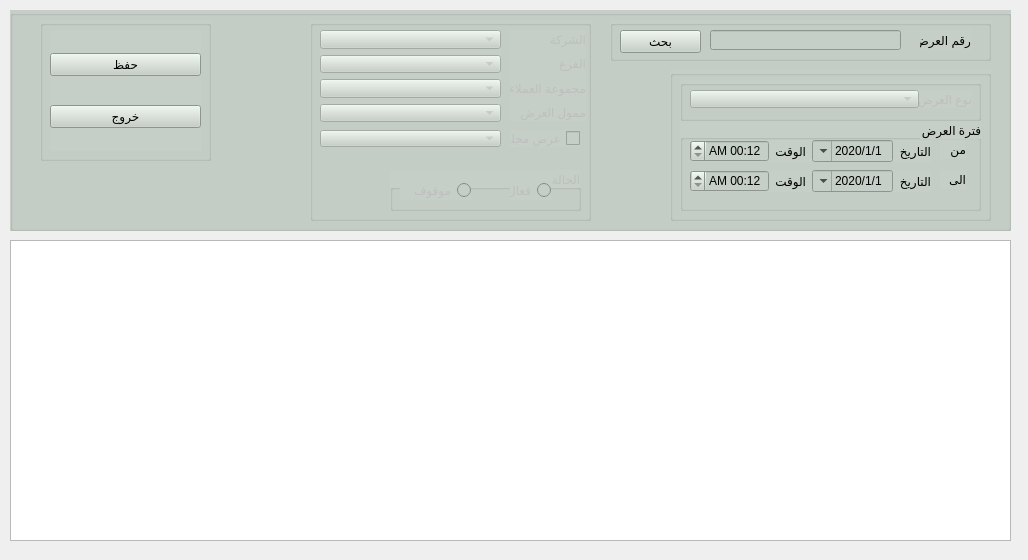
<?xml version="1.0" encoding="UTF-8"?>
<ui version="4.0">
 <class>QForm_prom_change_date</class>
 <widget class="QWidget" name="QForm_prom_change_date">
  <property name="geometry">
   <rect>
    <x>0</x>
    <y>0</y>
    <width>1028</width>
    <height>560</height>
   </rect>
  </property>
  <property name="minimumSize">
   <size>
    <width>1028</width>
    <height>560</height>
   </size>
  </property>
  <property name="maximumSize">
   <size>
    <width>1028</width>
    <height>560</height>
   </size>
  </property>
  <property name="windowTitle">
   <string>مد سريان العروض</string>
  </property>
  <property name="toolTip">
   <string/>
  </property>
  <property name="layoutDirection">
   <enum>Qt::RightToLeft</enum>
  </property>
  <widget class="QWidget" name="gridLayoutWidget">
   <property name="geometry">
    <rect>
     <x>190</x>
     <y>70</y>
     <width>2</width>
     <height>2</height>
    </rect>
   </property>
   <layout class="QGridLayout" name="gridLayout_2"/>
  </widget>
  <widget class="QGroupBox" name="groupBox">
   <property name="geometry">
    <rect>
     <x>10</x>
     <y>10</y>
     <width>1001</width>
     <height>221</height>
    </rect>
   </property>
   <property name="font">
    <font>
     <pointsize>10</pointsize>
     <weight>50</weight>
     <bold>false</bold>
    </font>
   </property>
   <property name="layoutDirection">
    <enum>Qt::LeftToRight</enum>
   </property>
   <property name="styleSheet">
    <string notr="true">
background-color: rgb(198, 207, 199);</string>
   </property>
   <property name="title">
    <string/>
   </property>
   <widget class="QGroupBox" name="groupBox_3">
    <property name="enabled">
     <bool>false</bool>
    </property>
    <property name="geometry">
     <rect>
      <x>300</x>
      <y>10</y>
      <width>281</width>
      <height>201</height>
     </rect>
    </property>
    <property name="title">
     <string/>
    </property>
    <widget class="QWidget" name="layoutWidget">
     <property name="geometry">
      <rect>
       <x>10</x>
       <y>10</y>
       <width>181</width>
       <height>92</height>
      </rect>
     </property>
     <layout class="QVBoxLayout" name="verticalLayout_3">
      <item>
       <widget class="QComboBox" name="Qcombo_company"/>
      </item>
      <item>
       <widget class="QComboBox" name="Qcombo_branch"/>
      </item>
      <item>
       <widget class="QComboBox" name="Qcombo_cust_group"/>
      </item>
      <item>
       <widget class="QComboBox" name="Qcombo_sponsor"/>
      </item>
     </layout>
    </widget>
    <widget class="QWidget" name="layoutWidget">
     <property name="geometry">
      <rect>
       <x>200</x>
       <y>10</y>
       <width>76</width>
       <height>91</height>
      </rect>
     </property>
     <layout class="QVBoxLayout" name="verticalLayout_2">
      <item>
       <widget class="QLabel" name="label_4">
        <property name="text">
         <string>الشركة</string>
        </property>
       </widget>
      </item>
      <item>
       <widget class="QLabel" name="label_11">
        <property name="text">
         <string>الفرع</string>
        </property>
       </widget>
      </item>
      <item>
       <widget class="QLabel" name="label_5">
        <property name="text">
         <string>مجموعة العملاء</string>
        </property>
       </widget>
      </item>
      <item>
       <widget class="QLabel" name="label_6">
        <property name="text">
         <string>ممول العرض</string>
        </property>
       </widget>
      </item>
     </layout>
    </widget>
    <widget class="QCheckBox" name="QcheckBox_magazine">
     <property name="geometry">
      <rect>
       <x>200</x>
       <y>110</y>
       <width>70</width>
       <height>17</height>
      </rect>
     </property>
     <property name="layoutDirection">
      <enum>Qt::RightToLeft</enum>
     </property>
     <property name="text">
      <string>عرض مجلة</string>
     </property>
    </widget>
    <widget class="QComboBox" name="Qcombo_magazine">
     <property name="geometry">
      <rect>
       <x>10</x>
       <y>110</y>
       <width>181</width>
       <height>17</height>
      </rect>
     </property>
    </widget>
    <widget class="QGroupBox" name="groupBox_6">
     <property name="geometry">
      <rect>
       <x>80</x>
       <y>150</y>
       <width>191</width>
       <height>41</height>
      </rect>
     </property>
     <property name="layoutDirection">
      <enum>Qt::RightToLeft</enum>
     </property>
     <property name="title">
      <string>الحالة</string>
     </property>
     <widget class="QRadioButton" name="Qradio_active">
      <property name="geometry">
       <rect>
        <x>120</x>
        <y>10</y>
        <width>41</width>
        <height>20</height>
       </rect>
      </property>
      <property name="layoutDirection">
       <enum>Qt::RightToLeft</enum>
      </property>
      <property name="text">
       <string>فعال</string>
      </property>
     </widget>
     <widget class="QRadioButton" name="Qradio_inactive">
      <property name="geometry">
       <rect>
        <x>10</x>
        <y>10</y>
        <width>71</width>
        <height>20</height>
       </rect>
      </property>
      <property name="layoutDirection">
       <enum>Qt::RightToLeft</enum>
      </property>
      <property name="text">
       <string>موقوف</string>
      </property>
     </widget>
    </widget>
   </widget>
   <widget class="QGroupBox" name="groupBox_5">
    <property name="geometry">
     <rect>
      <x>600</x>
      <y>10</y>
      <width>381</width>
      <height>41</height>
     </rect>
    </property>
    <property name="layoutDirection">
     <enum>Qt::RightToLeft</enum>
    </property>
    <property name="title">
     <string/>
    </property>
    <widget class="QLabel" name="label_12">
     <property name="geometry">
      <rect>
       <x>310</x>
       <y>10</y>
       <width>51</width>
       <height>20</height>
      </rect>
     </property>
     <property name="text">
      <string>رقم العرض</string>
     </property>
    </widget>
    <widget class="QLineEdit" name="Qline_promotion">
     <property name="geometry">
      <rect>
       <x>100</x>
       <y>10</y>
       <width>191</width>
       <height>20</height>
      </rect>
     </property>
    </widget>
    <widget class="QPushButton" name="Qbtn_search">
     <property name="geometry">
      <rect>
       <x>10</x>
       <y>10</y>
       <width>81</width>
       <height>23</height>
      </rect>
     </property>
     <property name="text">
      <string>بحث</string>
     </property>
    </widget>
   </widget>
   <widget class="QGroupBox" name="QgroupBox_prom">
    <property name="geometry">
     <rect>
      <x>660</x>
      <y>60</y>
      <width>321</width>
      <height>151</height>
     </rect>
    </property>
    <property name="title">
     <string/>
    </property>
    <widget class="QGroupBox" name="QgroupBox_date">
     <property name="enabled">
      <bool>true</bool>
     </property>
     <property name="geometry">
      <rect>
       <x>10</x>
       <y>50</y>
       <width>301</width>
       <height>91</height>
      </rect>
     </property>
     <property name="layoutDirection">
      <enum>Qt::RightToLeft</enum>
     </property>
     <property name="title">
      <string>فترة العرض</string>
     </property>
     <widget class="QWidget" name="layoutWidget">
      <property name="geometry">
       <rect>
        <x>10</x>
        <y>20</y>
        <width>241</width>
        <height>22</height>
       </rect>
      </property>
      <layout class="QHBoxLayout" name="horizontalLayout">
       <item>
        <widget class="QLabel" name="label_3">
         <property name="text">
          <string>التاريخ</string>
         </property>
        </widget>
       </item>
       <item>
        <widget class="QDateTimeEdit" name="Qdate_from">
         <property name="layoutDirection">
          <enum>Qt::RightToLeft</enum>
         </property>
         <property name="minimumDateTime">
          <datetime>
           <hour>0</hour>
           <minute>0</minute>
           <second>0</second>
           <year>2020</year>
           <month>1</month>
           <day>1</day>
          </datetime>
         </property>
         <property name="displayFormat">
          <string>d/M/yyyy</string>
         </property>
         <property name="calendarPopup">
          <bool>true</bool>
         </property>
        </widget>
       </item>
       <item>
        <widget class="QLabel" name="label_2">
         <property name="text">
          <string>الوقت</string>
         </property>
        </widget>
       </item>
       <item>
        <widget class="QDateTimeEdit" name="Qtime_from">
         <property name="displayFormat">
          <string>h:mm AP</string>
         </property>
         <property name="calendarPopup">
          <bool>false</bool>
         </property>
        </widget>
       </item>
      </layout>
     </widget>
     <widget class="QLabel" name="label_9">
      <property name="geometry">
       <rect>
        <x>260</x>
        <y>20</y>
        <width>26</width>
        <height>19</height>
       </rect>
      </property>
      <property name="text">
       <string>من</string>
      </property>
     </widget>
     <widget class="QLabel" name="label_10">
      <property name="geometry">
       <rect>
        <x>260</x>
        <y>50</y>
        <width>26</width>
        <height>19</height>
       </rect>
      </property>
      <property name="text">
       <string>الى</string>
      </property>
     </widget>
     <widget class="QWidget" name="layoutWidget_2">
      <property name="geometry">
       <rect>
        <x>10</x>
        <y>50</y>
        <width>241</width>
        <height>22</height>
       </rect>
      </property>
      <layout class="QHBoxLayout" name="horizontalLayout_2">
       <item>
        <widget class="QLabel" name="label_8">
         <property name="text">
          <string>التاريخ</string>
         </property>
        </widget>
       </item>
       <item>
        <widget class="QDateTimeEdit" name="Qdate_to">
         <property name="minimumDateTime">
          <datetime>
           <hour>0</hour>
           <minute>0</minute>
           <second>0</second>
           <year>2020</year>
           <month>1</month>
           <day>1</day>
          </datetime>
         </property>
         <property name="displayFormat">
          <string>d/M/yyyy</string>
         </property>
         <property name="calendarPopup">
          <bool>true</bool>
         </property>
        </widget>
       </item>
       <item>
        <widget class="QLabel" name="label_7">
         <property name="text">
          <string>الوقت</string>
         </property>
        </widget>
       </item>
       <item>
        <widget class="QDateTimeEdit" name="Qtime_to">
         <property name="displayFormat">
          <string>h:mm AP</string>
         </property>
         <property name="calendarPopup">
          <bool>false</bool>
         </property>
        </widget>
       </item>
      </layout>
     </widget>
    </widget>
    <widget class="QGroupBox" name="groupBox_4">
     <property name="enabled">
      <bool>false</bool>
     </property>
     <property name="geometry">
      <rect>
       <x>10</x>
       <y>10</y>
       <width>301</width>
       <height>41</height>
      </rect>
     </property>
     <property name="layoutDirection">
      <enum>Qt::RightToLeft</enum>
     </property>
     <property name="title">
      <string/>
     </property>
     <widget class="QLabel" name="label">
      <property name="geometry">
       <rect>
        <x>180</x>
        <y>10</y>
        <width>112</width>
        <height>18</height>
       </rect>
      </property>
      <property name="text">
       <string>نوع العرض</string>
      </property>
     </widget>
     <widget class="QComboBox" name="Qcombo_promotion">
      <property name="geometry">
       <rect>
        <x>10</x>
        <y>10</y>
        <width>229</width>
        <height>18</height>
       </rect>
      </property>
      <property name="layoutDirection">
       <enum>Qt::LeftToRight</enum>
      </property>
      <property name="modelColumn">
       <number>0</number>
      </property>
     </widget>
    </widget>
   </widget>
   <widget class="QGroupBox" name="groupBox_8">
    <property name="geometry">
     <rect>
      <x>30</x>
      <y>10</y>
      <width>171</width>
      <height>141</height>
     </rect>
    </property>
    <property name="title">
     <string/>
    </property>
    <widget class="QWidget" name="layoutWidget">
     <property name="geometry">
      <rect>
       <x>10</x>
       <y>10</y>
       <width>151</width>
       <height>121</height>
      </rect>
     </property>
     <layout class="QVBoxLayout" name="verticalLayout">
      <item>
       <widget class="QPushButton" name="Qbtn_save">
        <property name="text">
         <string>حفظ</string>
        </property>
       </widget>
      </item>
      <item>
       <widget class="QPushButton" name="Qbtn_exit">
        <property name="text">
         <string>خروج</string>
        </property>
       </widget>
      </item>
     </layout>
    </widget>
   </widget>
  </widget>
  <widget class="QWidget" name="gridLayoutWidget_4">
   <property name="geometry">
    <rect>
     <x>10</x>
     <y>240</y>
     <width>1001</width>
     <height>301</height>
    </rect>
   </property>
   <layout class="QGridLayout" name="gridLayout_7">
    <item row="0" column="0">
     <widget class="QTableWidget" name="Qtable_promotion"/>
    </item>
   </layout>
  </widget>
 </widget>
 <resources/>
 <connections/>
</ui>
